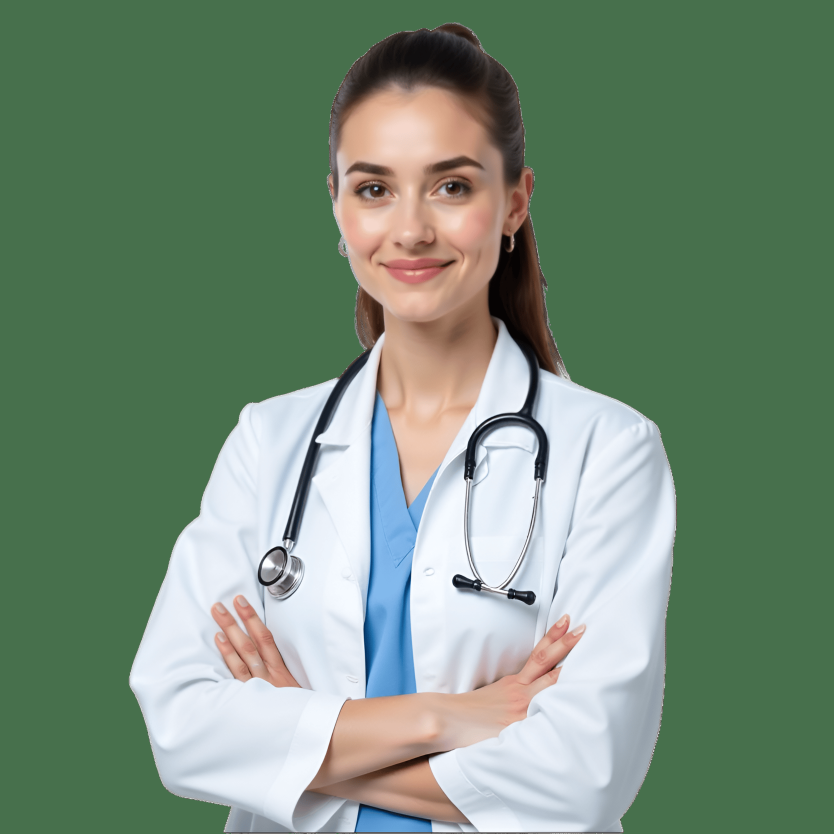
#> input picture birads-frontend/src/assets/doctorimage.png, 2500 x 2500 px (shown at 1/3 size)
$ python -i imaging.py   (imports and definitions only)
#> lines starting #> are read from the running program, lines starting #| are printed output that depends on the picture
#> further down, picture is the input picture: shape (2500, 2500, 3); mean B, G, R 121.1, 141.3, 118.6
"""Image I/O and preprocessing helpers shared by the CV tiers.

Ported and cleaned up from the original demo's utils/image_processing.py.
"""
import base64

import cv2
import numpy as np


def decode_upload(contents: bytes) -> np.ndarray:
    """Decode raw uploaded bytes into a BGR image array."""
    nparr = np.frombuffer(contents, np.uint8)
    img = cv2.imdecode(nparr, cv2.IMREAD_COLOR)
    if img is None:
        raise ValueError("Invalid or unsupported image file.")
    return img


def to_clahe_gray(img: np.ndarray, size: int = 256) -> np.ndarray:
    """Resize to (size, size), grayscale, and apply CLAHE contrast."""
#> called with size = 256
    resized = cv2.resize(img, (size, size))
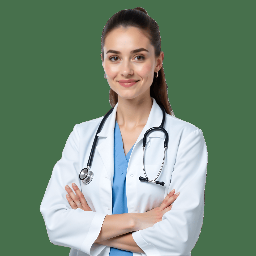
#> resized: shape (256, 256, 3); mean B, G, R 121.1, 141.4, 118.6
    gray = (
        cv2.cvtColor(resized, cv2.COLOR_BGR2GRAY)
        if resized.ndim == 3
        else resized
    )
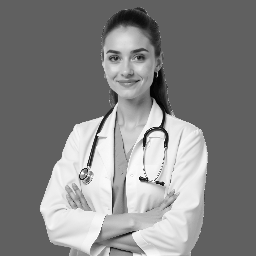
#> gray: shape (256, 256); min 4, max 254, mean 132.5
    clahe = cv2.createCLAHE(clipLimit=3.0, tileGridSize=(8, 8))
    return clahe.apply(gray)
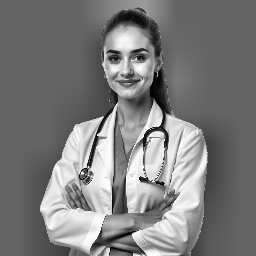
#> returned value: shape (256, 256); min 2, max 255, mean 124.4


def png_to_base64(img: np.ndarray) -> str:
    """Encode an image array as base64 PNG string."""
    _, buffer = cv2.imencode(".png", img)
    return base64.b64encode(buffer).decode("utf-8")


def base64_to_png_bytes(b64: str) -> bytes:
    """Decode a base64 PNG string back into raw bytes (for storage upload)."""
    return base64.b64decode(b64)

>>> import cv2
>>> picture = cv2.imread('../../../birads-frontend/src/assets/doctorimage.png')
>>> result = to_clahe_gray(picture)
